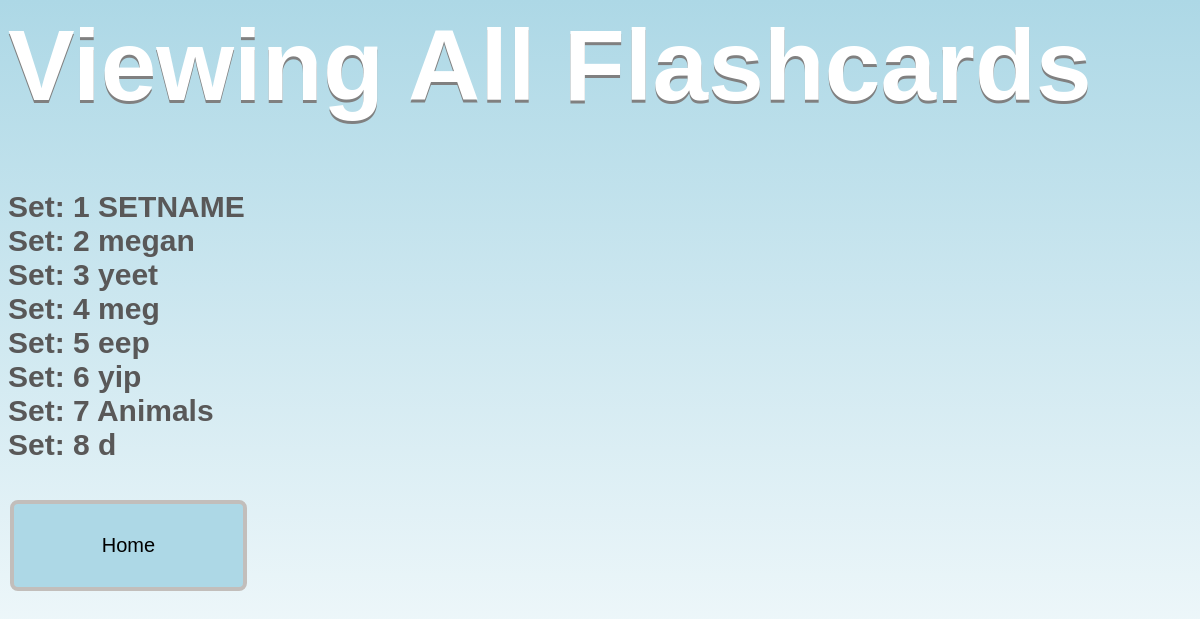
The page /BadQuizletApp/ViewAll on the database as committed earlier.
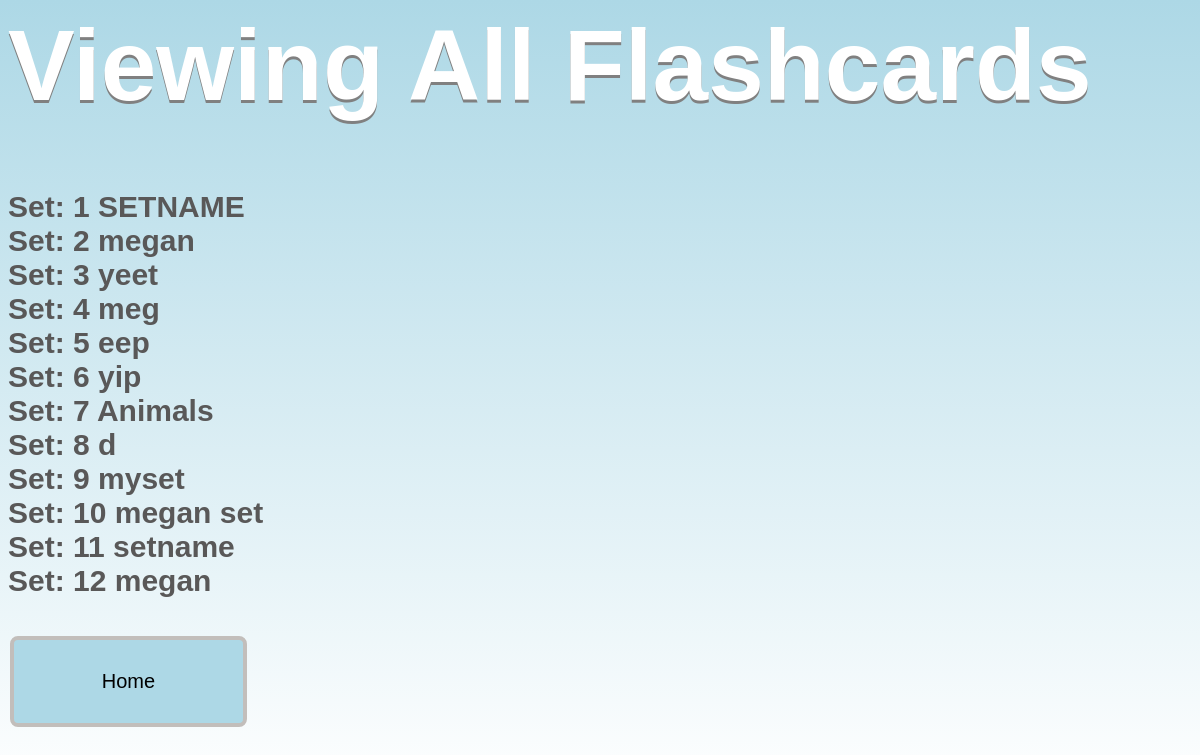
The same page on the database as committed later.
### BadQuizletApp/models.py (models this page shows)
class Sets(models.Model):
	set_name = models.CharField(max_length=100)

### BadQuizletApp/views.py (the view)
# urls.py: path('ViewAll', views.viewAll, name='viewAll'),
def viewAll(request):
	sets = Sets.objects.all()
	return render(request, "viewAll.html", {'sets':sets})

### BadQuizletApp/Templates/viewAll.html
<html>
	{% load static %}
	<link rel="stylesheet" type="text/css" href="{% static 'BadQuizletApp/styleViewAll.css' %}">
	<body>
		<h1>Viewing All Flashcards</h1>
		{% for set in sets%}
		<a href = "viewSet/{{set.id}}/">
		Set: {{set.id}}  {{set.set_name}}<br>
		</a>
		{%endfor%}
		<br>
	</body>
	<button class="button" onclick="window.location.href = '/BadQuizletApp';">Home</button>
</html>

### BadQuizletApp/static/BadQuizletApp/styleViewAll.css (style rules this page uses)
h1 { font: 100px arial, sans-serif; text-shadow: 0px 3px #808080; width: 100%; font-weight: 600; color: white; }
a:link { text-decoration: none; color: #595858; font-weight: 800; }
body { background-image: linear-gradient(#ADD8E6, white); font-weight: 400; text-shadow: 0px, 2px, #808080; font: 30px arial, sans-serif; }
.button { border-radius: 8px; background-color: #ADD8E6; width: 20%; border: 4px solid #c2bebb; color: black; padding: 30px 64px; text-decoration: none; display: inline-block; font-size: 20px; margin: 4px 2px; cursor: pointer; -webkit-transition-duration: 0.25s; transition-duration: 0.25s; }

Rows that differ between the two databases and show on the page:
added Sets: id "9", set_name "myset"
added Sets: id "10", set_name "megan set"
added Sets: id "11", set_name "setname"
added Sets: id "12", set_name "megan"
